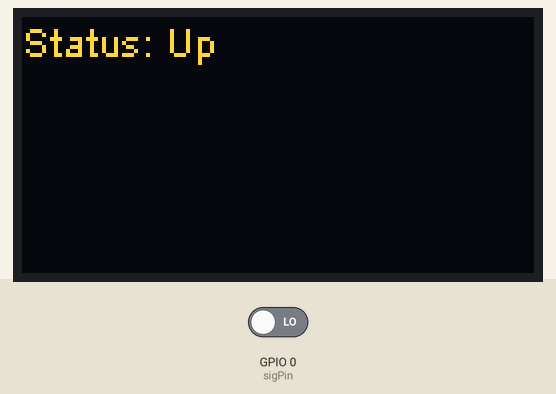
The sketch below on a simulated ESP8266 (NodeMCU). On the bench: 128×64 one-colour display. The inputs (shaded band) are chosen by the test bench; at power-on: GPIO 0 (sigPin) LOW. The OLED is the two-colour kind (top 16 rows yellow).

Above: at 1.2 s.
1.3 s: GPIO 0 (sigPin) driven HIGH
At 1.8 s:
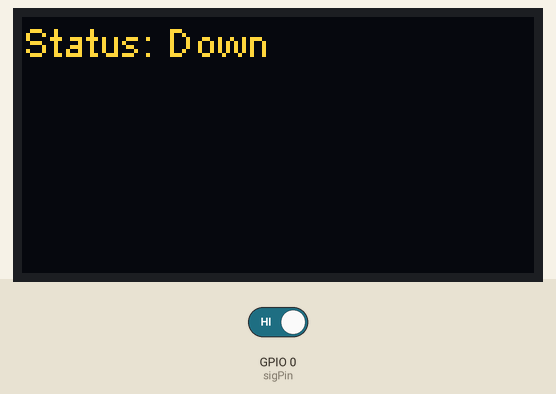
2.8 s: GPIO 0 (sigPin) driven LOW
At 4.2 s:
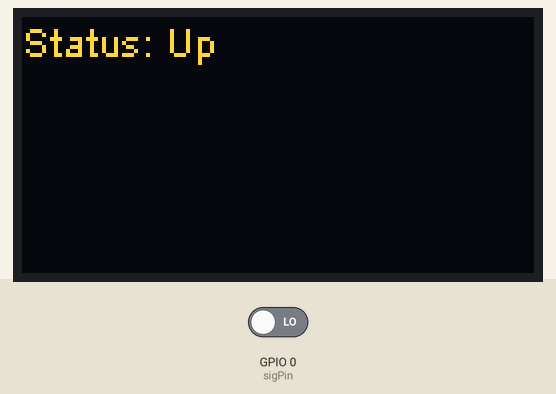
Timing chart, 0 to 5.8 s (numbered marks = the images above; inputs shaded):
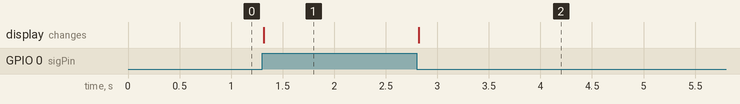

Measured:
- after the input at 1.3 s, the display: changes at once (image 1)
- after the input at 2.8 s, the display: changes at once (image 2)

The sketch:

OledMoveSensor.ino
```cpp
#include "SSD1306.h"


SSD1306  display(0x3c, 5, 4); // Pin D1 = 5 / Pin D2 = 4
const int sigPin = 0;  // set number of the tilt switch pin D3 (0)
boolean sigState = 0; // set sensor status


String move;

void setup() {

  Serial.begin(115200);
  display.init();
  display.flipScreenVertically();
  pinMode(sigPin, INPUT);

  display.clear();
  drawMoviment();
  display.display();
}

void loop() {

   drawMoviment();
   display.display();

}

void drawMoviment() {

    sigState = digitalRead(sigPin);

    if (sigState == HIGH) {
	move = "Down";
    }else{
	move = "Up";
    }


    display.clear();
    display.setTextAlignment(TEXT_ALIGN_LEFT);
    display.setFont(ArialMT_Plain_10);
    display.drawString(0, 0, "Status: "+ move);

}
```
